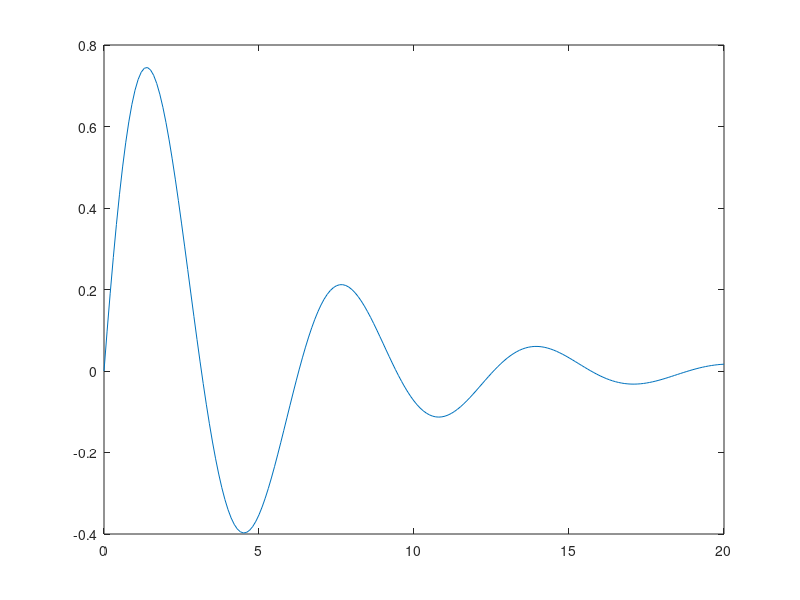

The MATLAB script that drew this image:
% Copyright 2015, Ashwin Srinath, All Rights Reserved
% LICENSE: MIT (http://opensource.org/licenses/MIT)
% (TL;DR) 
% You can do whatever you want
% with this code
% as long as you include the original copyright
% and license in their original sources.
% I don't guarantee that
% any of this code
% serves any purpose whatsoever.
%% Introduction
% In this document, we'll learn about Vectors and
% Matrices, the fundamental ways to organize data in MATLAB

%% Vectors
% So far, we have used MATLAB to compute with numbers,
% i.e., _scalars_:

a = 2*5*sin(pi/4);
b = log(a);
disp(b)

%%
% You shouldn't be too impressed with any of this,
% it's nothing we can't do with an ordinary calculator.
% The _true_ power of MATLAB lies in its ability
% to operate on *vectors*. Here's how to create
% a vector:

temp = [14, 21, 27, 32, 37, 37, 34, 27];
disp(temp)

%%
% Vectors are created by putting a list of comma-separated
% values in square brackets.
% In our example, we _assign_ our vector to the name
% |temp| (the rules for vector assignment
% are the same as for scalars).
% We then _inspect_ the value of |temp| using
% |disp|. MATLAB gives us a pretty representation
% of our vector.
%
% Vectors are useful for a lot of different things.
% For instance, they can be used to hold a bunch
% of related values, e.g., readings from an experiment,
% student grades, patient heights, etc.,
% Incidentally, _our_ vector, |temp|, holds Google's
% prediction for the minimum temperature for the
% next eight days (that's why we named it |temp|!)

%%
% We can get the length or "size" of a vector,
% using |length|:
length(temp)

%%
% Having our values in a vector is really useful.
% We can compute the mean temperature:
mean(temp)

%%
% And even the maximum or minimum
max(temp)

%%
min(temp)

%% 
% We can even visualize how the minimum temperature
% will vary:
%%
plot(temp)

%%
% We hope you're convinced that MATLAB is a bit
% more useful than your average calculator!
% But lets move on and learn more about vectors:

%% Accessing Vector Values
%
% As we discussed, we can create vectors by
% putting comma-separated values in square
% brackets:
temp = [14, 21, 27, 32, 37, 37, 34, 27];

%%
% We often want to access specific values of 
% a vector. For instance, let's say we want
% only the temperature on the third day:

temp(3)

%%
% Here, |3| is called an _index_.

%%
% And don't forget, you can assign the
% extracted value to
% a variable:

temp_third = temp(3);
disp(temp_third)

%%
% You can also _change_ the value
% you access. Let's say we made
% a mistake in recording the temperature
% for the third day, to fix it:

temp(3) = 30.0;

%%
% Remember, in commands like this,
% we're not assigning the value
% on the right to a new name, we're
% _modifying_ an existing variable.
% This is also valid (and extremely useful!)
% use of the assignment (|=|) operator.

%%
% We can also get vector values for a 
% _range_ of indices. For this,
% we use the colon (|:|) operator
% For instance, if
% we wanted the temperatures for days
% 2 through 6:

temp(2:6)

%%
% The answer is, of course, a vector.
% It's a "slice" of our original
% vector |temp|.

%%
% The |end| keyword is useful when
% we want to refer to the last index.
% Examine how |end| is used in the
% following commands:

temp(end)

%%
temp(4:end)

%%
% Finally, you can provide a
% _stride_ to the range of indices.
% For instance, if we want
% every second temperature from day 1
% to day 7, we  can do

temp(1:2:7)

%%
% or if we want every _third_ temperature
% from day 1 to day 8:

temp(1:3:8)

%%
% The middle index is a _stride_ or _step_.
% The indices |(1:3:8)| can be read as
% "1 through 8 in steps of 3"

%%
% Strides can be negative also, and
% useful when we want to get values
% "backwards". Here is how to get
% the temperatures from day 6 to
% day 2, backwards:

temp(6:-1:2)

%%
% To compare, here are the "forward" values:

temp(2:6)

%% Sequences
% Here's an example of how we've been
% constructing vectors so far:

v = [1.2, 3.2, 7.6, 8.8];

%%
% Often, we want to _generate a
% sequence_ of numbers. For examaple, if we want
% the sequence 1,2,3,4,...10, we can
% do:

seq = 1:10;
disp(seq)

%%
% Note that this usage of the
% colon (|:|) operator here is different from the
% previous section. Make sure you understand
% this difference before moving on.

%%
% Of course, we don't have to start with |1|:

seq = 2:8;
disp(seq)

%%
% And our sequence can have a stride:

seq = 2:4:20;
disp(seq)

%%
% And, yes, strides can be negative:

seq = 18:-5:-10;
disp(seq)

%%
% We can even generate sequences of
% floating-point ("decimal") numbers:

seq = 0.5:0.2:2.5;
disp(seq)

%%
seq = 1.0:-0.1:0;
disp(seq)

%% Row and Column Vectors
%
% Vectors can be "long" or "tall". So far, we've
% been working with "long" vectors:

yoshi_times = [22.2, 21.7, 23.4, 32.6, 18.0];
disp(yoshi_times)

%%
% We can also create "tall" vectors:

koopa_times = [22.4; 23.6; 24.4; 20.9; 19.0];
disp(koopa_times)

%%
% We can switch between "long" and "tall" vectors
% using the _transpose_ (|'|) operator:

disp(yoshi_times')

%%
% The length of |yoshi_times| and |yoshi_times'|
% is the same:

length(yoshi_times)

%%
length(yoshi_times')

%%
% But they have different _sizes_:

size(yoshi_times)

%%

size(yoshi_times')

%%
% "Long" vectors are called row vectors,
% and "tall" vectors are called column vectors.
% Remember, columns (in architecture), are "tall".
% They are both specific cases of _matrices_, which
% we will study in the following section.


%% Matrices
% So far, we've dealt with _scalars_ (single numbers),
% and _vectors_ (a collection of scalars):
yoshi_times = [22.2, 21.7, 23.4, 32.6, 18.0];
koopa_times = [22.4, 23.6, 24.4, 20.9, 19.0];

%%
% |yoshi_times| and |koopa_times| record the
% lap times of "yoshi" and "koopa" in a
% five-lap race.

%%
% We can "stack" these timings like so:

race_times = [yoshi_times; koopa_times];
disp(race_times)

%%
% What we get is a sort of "table" of numbers.
% The first row is |koopa_times| and
% the second is |yoshi_times|. This "table"
% is called a _matrix_.
% Let's check it's |size|:

size(race_times)

%%
% MATLAB reports the "size" of a matrix
% as [rows, columns]. The first number
% indicates the number of rows, and the second
% indicates the number of columns.

%% Accesing Matrix Values
%
% To experiment with matrices, let's create
% a "magic matrix of 10 rows and 10 columns":
% 
M = magic(10);

%% 
% As with vectors, we often want
% to extract a single value from a matrix.
% We do this by supplying _two_ indices:

M(2, 4)

%%
% The above command selects the value
% sitting on the second row and fourth column
% of our matrix

%%
% We can also extract an entire
% row of values:

M(3, :)

%%
% The index |(3, :)| selects the values
% sitting on the _third_ row, and _all_ columns -
% effectively, the entire row
% 
% What if we only wanted a handful of values
% from the third row?

M(3, 2:6)

%%
% The index |(3, 2:6)| selects the
% values sitting on the third row, and
% columns 2 through 6.

%%
% We can also select _multiple_ rows:

M(1:4, :)

%%
% Or columns:
M(:, 2:7)

%%
% To select a _submatrix_, we provide
% ranges in both dimensions:
M(4:6, 5:7)

%%
% We can also provide strides
% in either dimension:
M(2:2:end, 5)

%%
% Again, we can use the assignment
% operator to _modify_ rows or columns:

M(:, 2:7) = 0.0;
disp(M)

%%
% Let's go back to the data
% from our kart-race:
yoshi_times = [22.2, 21.7, 23.4, 32.6, 18.0];
koopa_times = [22.4, 23.6, 24.4, 20.9, 19.0];
race_times = [yoshi_times; koopa_times]
%%
% 1. Displace race_times with the lap timings as columns (not rows)
% 2. Extract only |yoshi|'s lap times
% 3. Extract both |yoshi| and |koopa|'s lap times for lap 4
% 4. sum(v) sums the element of a *vector*, can you
% figure out who won the race?

%% Generating Matrices
% We've seen that we can create
% matrices by hand:
M = [1, 2, 3; 5, 6.2, 8; 2, 2, 2];

%%
% And we've used |magic| like so:

M = magic(5);

%%
% There are other _functions_ like |magic|
% that we can use to generate matrices.
zeros(5)

%%
ones(6)

%%
ones(3,2)

%%
eye(5)

%%
eye(5) + ones(5)

%%
rand(3,5)

%% Matrix Dimensions
% As we saw, |size(M)| gives
% the number of rows and columns of
% a matrix, i.e., its _dimensions_.
% As with vectors, we can use
% the transpose operator (|'|)
% to flip a matrix's dimensions:

x = rand(2, 5);
disp(x)

%%
disp(x')

%% Arithmetic with Vectors and Matrices

%%
% Vectors and Matrices can be multiplied
% freely with scalars:

M = ones(5);
M = 2*M;
disp(M)

%%
t = 0:0.1:1;
m = -0.2*t;
disp(m)

%%
% To do *elementwise* operations between
% to vectors and matrices, they need to
% be the same shape:

%%
a = [0.6, 0.2, 0.8];
b = [2, 3, 2];
c = a + b;
disp(c)

%%
c = a - b

%%
c = a.*b

%%
c = a.^b

%%
M = ones(3)*2;
B = rand(3);
disp(B)

%%
C = M+B

%%
C = M.*B

%%
% Elementwise multiplication and exponentiation
% are done using the |.*| and |.^| operator
%
% Again, elementwise operations don't work
% for incompatible dimensions/sizes:
%
%  a = [0.6, 0.2, 0.8];
%  b = [1., 2.]
%  a.*b
%
%  a = [0.6, 0.2, 0.8];
%  b = [1., 2., 1.]';
%  a.*b

%%
% Remember that a mathematical function 
% acts *elementwise* on vectors and matrices.
% In other words, it is applied to *every*
% element:
vec = [0, pi/6, pi/3, pi/4];
sines = sin(vec);
disp(sines)

%%
mat = [0, 4, 16; 121, 49, 9];
square_roots = sqrt(mat);
disp(square_roots)

%%
% Finally, and this is a big idea: 
% The "normal" |*| and |^| operators
% (i.e., without a _dot_) are reserved
% for multiplication and exponentiation
% in a _linear algebra_ context.
% You can only multiply a matrix of
% size [M, N] by a matrix sized [N, P]
% (the number of columns of the first
% must equal the number of rows of the
% second). See:
% 
% https://www.youtube.com/watch?v=XZ3HXhvqa8g
%
% to understand Matrix Multiplication

A = [3, 4; 1, 2; 0, 1];
B = [1, 4, 5; 2, 0, 3.];

disp(A*B)

%%
b = [1; 2];
disp(A*b)


%% (optional) Graphing with Vectors

%%
% Elementwise operations are great for
% evaluating mathematical formulae.
% For instance, consider the example
% of a block attached to a spring:

%%
% <html>
% <img
% src="http://upload.wikimedia.org/wikipedia/commons/2/2b/Damped_spring.gif">
% </html>

%%
% When we give the block a little pull and
% let go of it, it's displacement with
% time ($t$) will
% follow this formula:
%
% $y = e^{-0.2t}sin(t)$
%
% Let's say we want to graph this displacement
% $y$ for $t$ between 0 and 20 seconds,
% i.e., we want to see how the block
% behaves for 20 seconds after we let
% go of it.

%%
% We start with creating a vector
% |t|, that holds several values
% starting from |0| to |20|:

t = 0:0.1:20;

%%
% For each value in |t|, we want to compute
% the corresponding value of |y|. We know that:
%
%  sin(t)
%
% will compute the sine of each value in |t|, and that
%
%  -0.2*t
%
% will multiply each value in |t| by |-0.2|, and that
%
%  exp(-0.2*t)
%
% will apply the "exponential" function to
% each value in |-0.2*t|.
%
% Both |sin(t)| and exp(-0.2*t) 
% will be vectors of the *same length* as
% |t|.
%
% Finally, we want the elementwise or
% term-by-term product of those two vectors:
% so we can do, in a single line:
y = exp(-0.2*t) .* sin(t);

%%
% You can check that |y| is the same length as
% |t|:
disp(length(y))
disp(length(t))

%%
% And to check that the solution is correct,
% you can plot |y| v/s |t| in a graph:
plot(t, y)

%%
% As you would expect, the graph shows that
% the block moves up and down, but with
% decreasing "amplitude" or
% strength. This is exactly what you would
% expect to happen to a real block attached
% to a spring.

%%
% Recall that we started with the following vector
% for t:
%
%  t = 0:0.1:20;
% 
% Can you explain why we used such a small "stride"
% or spacing for |t|, i.e., why did we need
% the vector |t| to have so many elements/values?
